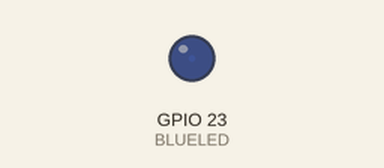
The sketch below on a simulated ESP32. Parts: output pins drawn as LEDs (lit = HIGH).

Above: at 0.05 s.
At 0.95 s:
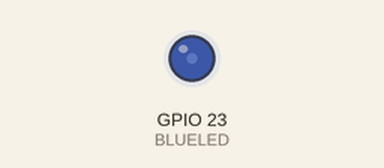
At 1.9 s:
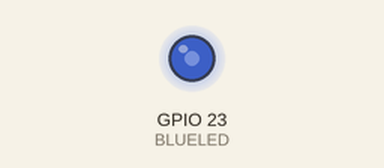
At 3.8 s:
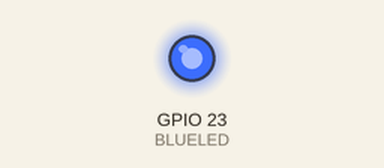
Timing chart, 0 to 8.8 s (numbered marks = the images above):
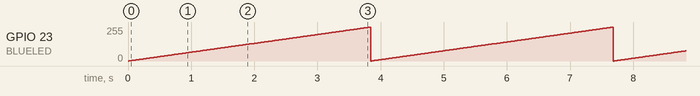

The sketch:

Pwm_with_Esp32.ino
```cpp
#define BLUELED 23

const int freq = 5000;
const int ledChannel = 0;
const int resolution = 8;

void setup() {
  ledcSetup(ledChannel, freq, resolution);

  ledcAttachPin(BLUELED, ledChannel);

}

void loop() {
  for (int dutyCycle = 0; dutyCycle <=255; dutyCycle++){
    ledcWrite(ledChannel,dutyCycle);
    delay(15);
  }

}
```

Measured:
- by itself, GPIO 23 (BLUELED): ramps from 0/255 to 255/255 and jumps back, once every 3.8 s
